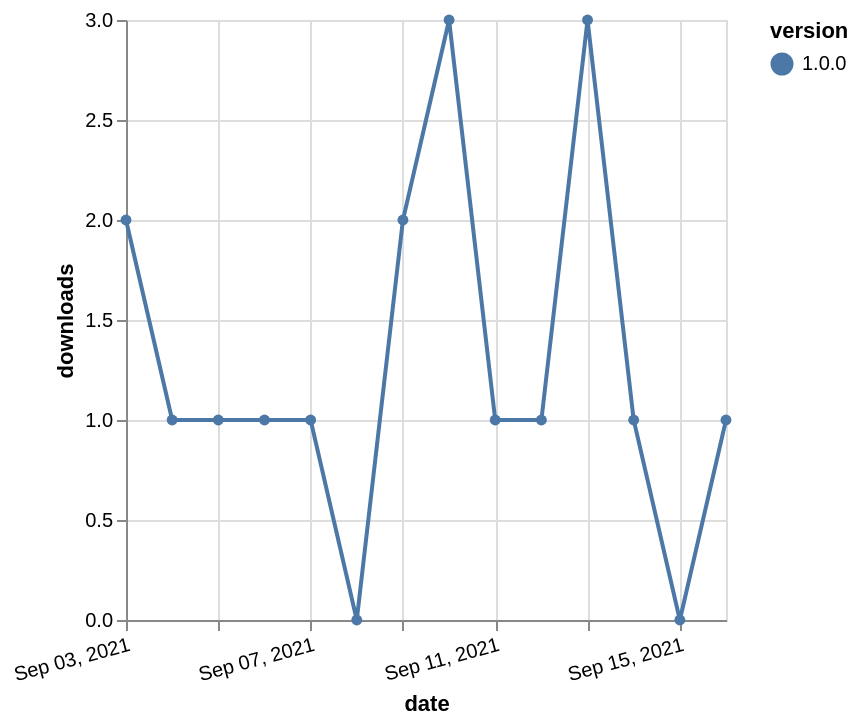

Write the Vega-Lite specification saved for this chart.
### Vega-Lite specification from a JSON file in a GitHub repository (floating-point values rounded to 4 significant figures)
{"$schema": "https://vega.github.io/schema/vega-lite/v5.json", "description": "A simple bar chart with embedded data.", "data": {"values": [{"date": "2021-09-03", "total": 117, "delta": 2, "version": "1.0.0"}, {"date": "2021-09-04", "total": 118, "delta": 1, "version": "1.0.0"}, {"date": "2021-09-05", "total": 119, "delta": 1, "version": "1.0.0"}, {"date": "2021-09-06", "total": 120, "delta": 1, "version": "1.0.0"}, {"date": "2021-09-07", "total": 121, "delta": 1, "version": "1.0.0"}, {"date": "2021-09-08", "total": 121, "delta": 0, "version": "1.0.0"}, {"date": "2021-09-09", "total": 123, "delta": 2, "version": "1.0.0"}, {"date": "2021-09-10", "total": 126, "delta": 3, "version": "1.0.0"}, {"date": "2021-09-11", "total": 127, "delta": 1, "version": "1.0.0"}, {"date": "2021-09-12", "total": 128, "delta": 1, "version": "1.0.0"}, {"date": "2021-09-13", "total": 131, "delta": 3, "version": "1.0.0"}, {"date": "2021-09-14", "total": 132, "delta": 1, "version": "1.0.0"}, {"date": "2021-09-15", "total": 132, "delta": 0, "version": "1.0.0"}, {"date": "2021-09-16", "total": 133, "delta": 1, "version": "1.0.0"}]}, "width": "container", "mark": {"type": "line", "point": {"filled": true}}, "encoding": {"x": {"field": "date", "type": "temporal", "timeUnit": "yearmonthdate", "title": "date", "axis": {"labelAngle": -15}}, "y": {"field": "delta", "type": "quantitative", "title": "downloads"}, "color": {"field": "version", "type": "nominal"}, "tooltip": {"field": "delta"}}}
